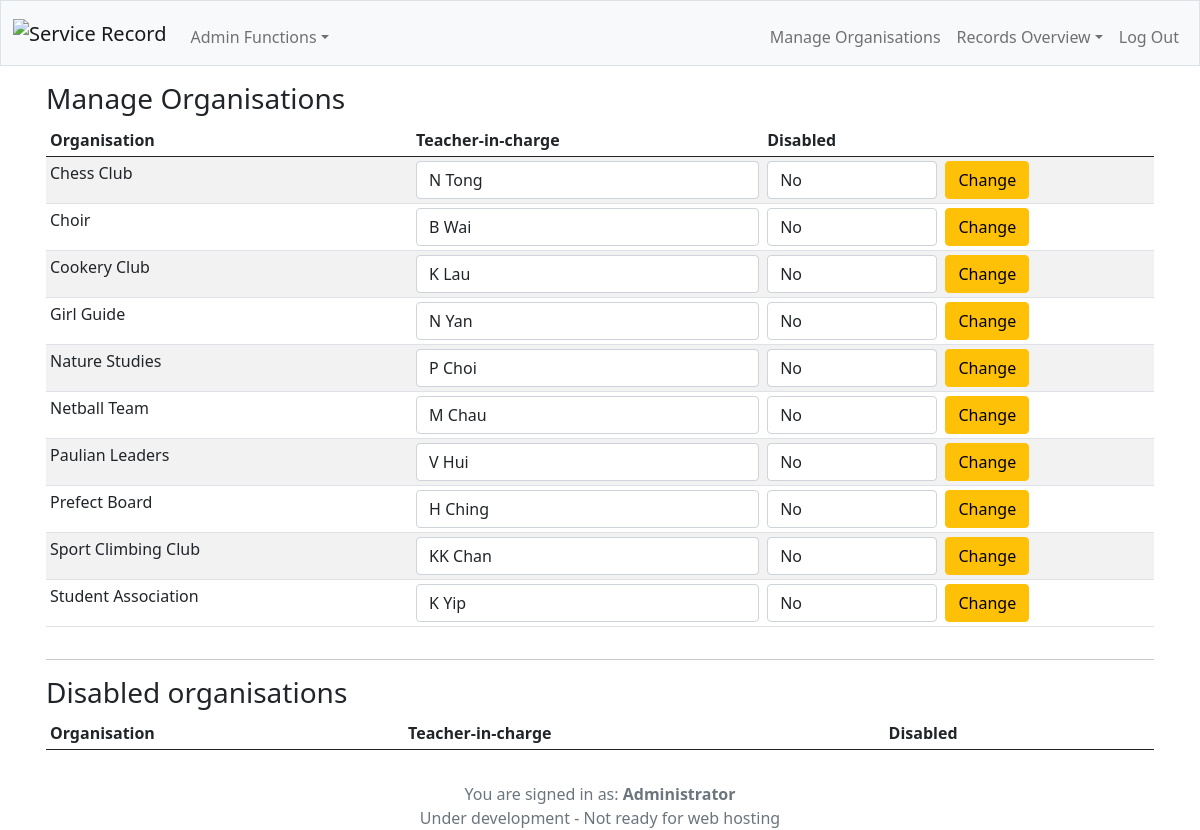
Page /man_org (signed in) on the committed database.
### tables this page shows
CREATE TABLE teachers (teacher_id INTEGER UNIQUE, login_id TEXT UNIQUE, name TEXT, hash TEXT, email TEXT, external BOOLEAN DEFAULT 0, disabled BOOLEAN DEFAULT 0, PRIMARY KEY(teacher_id));

CREATE TABLE 'organisations' (org_id INTEGER UNIQUE,'org_name' TEXT, tic1 TEXT,'disabled' boolean NOT NULL DEFAULT 0, PRIMARY KEY(org_id));

### application.py (the view, shortened to what this page needs)
@app.route("/man_org", methods=["GET", "POST"])
@login_required
def man_org():
    if request.method == "GET":
        if session.get("teacher_id") != 1:
            flash("You have no access to this.")
            return redirect(url_for("index"))
        else:
            cur.execute("SELECT * FROM organisations INNER JOIN teachers ON organisations.tic1 = teachers.login_id AND organisations.disabled = ? ORDER BY organisations.org_name ASC", [0])
            organisations = cur.fetchall()
            cur.execute("SELECT * FROM organisations INNER JOIN teachers ON organisations.tic1 = teachers.login_id AND organisations.disabled = ? ORDER BY organisations.org_name ASC", [1])
            dis_organisations = cur.fetchall()
            cur.execute("SELECT * FROM teachers WHERE disabled = ? ORDER BY name ASC", [0])
            teachers = cur.fetchall()
            return render_template("man_org.html", organisations=organisations, dis_organisations=dis_organisations, teachers=teachers)

### application.py (called while the page is built)
def login_required(f):
    @wraps(f)
    def decorated_function(*args, **kwargs):
        if (session.get("student_number") is None) and (session.get("teacher_id") is None):
            flash("Please log in first.")
            return redirect(url_for("index"))
        return f(*args, **kwargs)
    return decorated_function

@app.context_processor
def check_identity():
    if session.get("student_number"):
        cur.execute("SELECT * FROM students WHERE student_number = ?", [session["student_number"]])
        rows = cur.fetchall()
        identity = rows[0][1] + "(" + str(rows[0][2]) + ")" + " " + rows[0][4] + " " + rows[0][3]
    elif session.get("teacher_id"):
        cur.execute("SELECT * FROM teachers WHERE teacher_id = ?", [session["teacher_id"]])
        rows = cur.fetchall()
        identity = rows[0][2]
    else:
        identity = "Not signed in"
    return dict(identity=identity)

### templates/man_org.html (shortened to what this page needs)
{% extends "layout.html" %}
{% block main %}
    <h3>Manage Organisations</h3>
    <div class="table-responsive">
        <table class="table table-sm table-striped">
            <thead>
                <tr>
                    <th>Organisation</th>
                    <th>Teacher-in-charge</th>
                    <th>Disabled</th>
                    <th></th>
                </tr>
            </thead>
            <tbody>
            {% for organisation in organisations %}
                <tr>
                    <form class="form-control" action="/man_org" method="post">
                        <td>
                            {{ organisation[1] }}
                        </td>
                        <td>
                            <select class="form-control" name="name">
                                {% for teacher in teachers %}
                                    {% if teacher[1] == organisation[2] %}
                                        <option value="{{ teacher[2] }}" selected>{{ teacher[2] }}</option>
                                    {% else %}
                                        <option value="{{ teacher[2] }}">{{ teacher[2] }}</option>
                                    {% endif %}
                                {% endfor %}
                            </select>
                        </td>
                        <td>
                            <select class="form-control" name="disabled">
                                <option value="0" selected>No</option>
                            </select>
                        </td>
                        <td>
                            <button class="btn btn-warning" type="submit" id="changebtn">Change</button>
                        </td>
                    </form>
                </tr>
            {% endfor %}
            </tbody>
        </table>
    </div>
    <hr>
    <h3>Disabled organisations</h3>
    <div class="table-responsive">
        <table class="table table-sm table-striped">
            <thead>
                <tr>
                    <th>Organisation</th>
                    <th>Teacher-in-charge</th>
                    <th>Disabled</th>
                    <th></th>
                </tr>
            </thead>
        </table>
    </div>
{% endblock %}

### templates/layout.html (shortened to what this page needs)
<!DOCTYPE html>
<html lang="en">
    <head>
        <link href="https://cdn.jsdelivr.net/npm/bootstrap@5.0.1/dist/css/bootstrap.min.css" rel="stylesheet">
    </head>
    <body>
        <nav class="navbar navbar-expand-md bg-light navbar-light border">
            <div class="container-fluid">
                <a class="navbar-brand" href="/">
                    <img src="https://i.imgur.com/ervtQUN.jpg" alt="Service Record" width="100" height="50">
                </a>
                <div class="collapse navbar-collapse" id="collapsibleNavbar">
                    {% if session.teacher_id == 1 %}
                    <ul class="navbar-nav me-auto mt-2">
                        <li class="nav-item dropdown">
                            <a class="nav-link dropdown-toggle" data-bs-toggle="dropdown" href="#" role="button" aria-expanded="false">Admin Functions</a>
                        </li>
                    </ul>
                    <ul class="navbar-nav ms-auto mt-2">
                        <li class="nav-item"><a class="nav-link" href="/man_org">Manage Organisations</a></li>
                        <li class="nav-item dropdown">
                            <a class="nav-link dropdown-toggle" data-bs-toggle="dropdown" href="#" role="button" aria-expanded="false">Records Overview</a>
                        </li>
                        <li class="nav-item"><a class="nav-link" href="/logout">Log Out</a></li>
                    </ul>
                    {% endif %}
                </div>
            </div>
        </nav>
        <main class="container p-3">
            {% block main %}{% endblock %}
        </main>
        <footer class="text-center text-muted">
            You are signed in as: <strong>{{ identity }}</strong>
            <br>Under development - Not ready for web hosting
        </footer>
    </body>
</html>

### rows in the picture
teachers: org_name "Chess Club"
teachers: org_name "Choir"
teachers: org_name "Cookery Club"
teachers: org_name "Girl Guide"
teachers: org_name "Nature Studies"
teachers: org_name "Netball Team"
teachers: org_name "Paulian Leaders"
teachers: org_name "Prefect Board"
teachers: org_name "Sport Climbing Club"
teachers: org_name "Student Association"
teachers: name "Administrator"

### other values in the picture
form field name "N Tong"
form field name "B Wai"
form field name "K Lau"
form field name "N Yan"
form field name "P Choi"
form field name "M Chau"
form field name "V Hui"
form field name "H Ching"
form field name "KK Chan"
form field name "K Yip"
